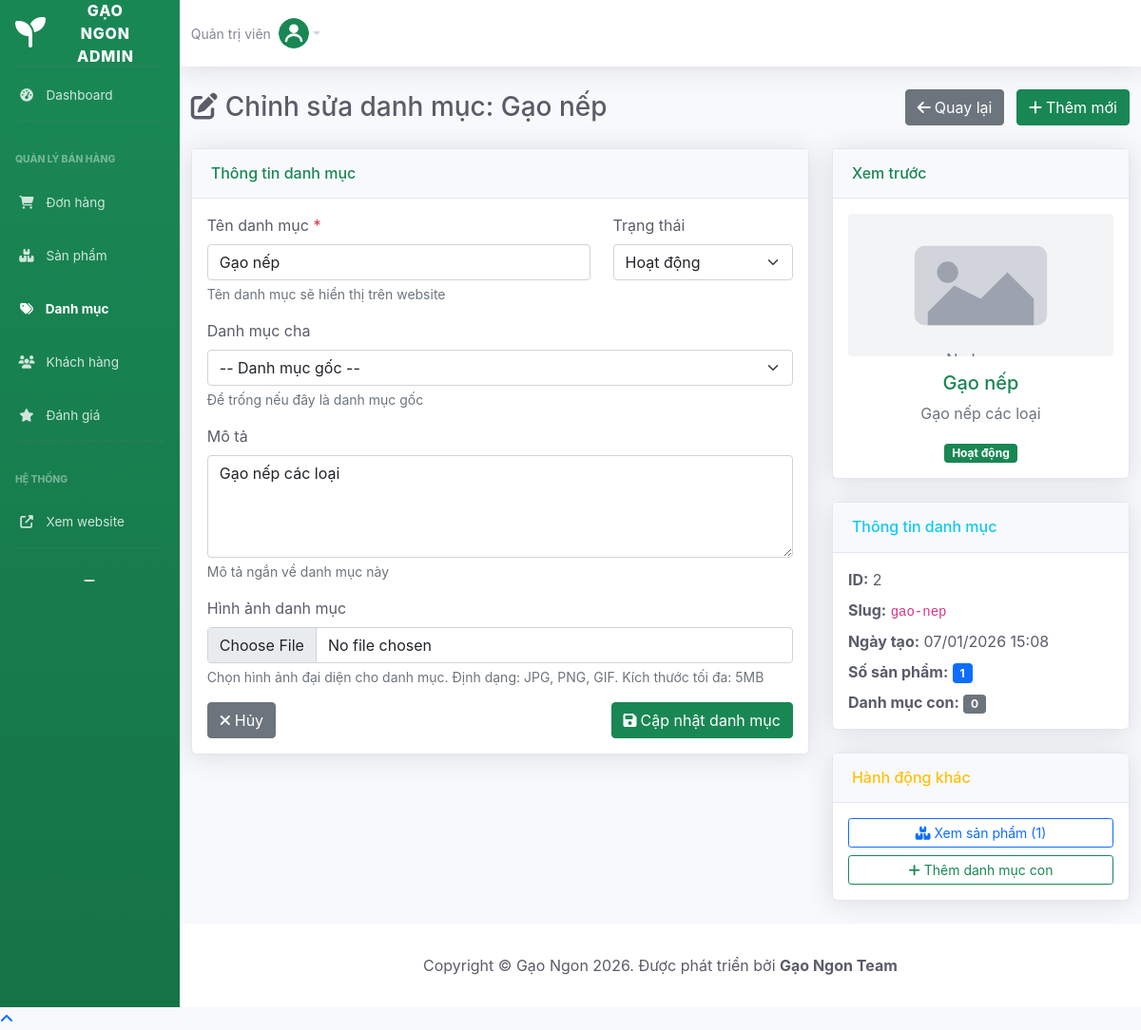
The page /admin/category-edit.php?id=2 (signed in) on the database its author committed.
### tables this page shows
CREATE TABLE `categories` (
  `id` int(11) NOT NULL,
  `name` varchar(100) NOT NULL,
  `slug` varchar(100) NOT NULL,
  `description` text DEFAULT NULL,
  `parent_id` int(11) DEFAULT NULL,
  `image` varchar(255) DEFAULT NULL,
  `status` enum('active','inactive') DEFAULT 'active',
  `created_at` timestamp NOT NULL DEFAULT current_timestamp()
);

### includes/db.php (called while the page is built, shortened)
<?php
class Database {
    private static $instance = null;
    private $connection;
    public static function getInstance() {
        if (self::$instance === null) {
            self::$instance = new Database();
        }
        return self::$instance;
    }
    private function connect() {
        try {
            $this->connection = new mysqli(DB_HOST, DB_USER, DB_PASS, DB_NAME);
            $this->connection->set_charset(DB_CHARSET);
        } catch (Exception $e) {
            die($e->getMessage());
        }
    }
    public function query($sql, $params = []) {
        $stmt = $this->connection->prepare($sql);
        if (!empty($params)) {
            $types = '';
            foreach ($params as $param) {
                if (is_int($param)) {
                    $types .= 'i';
                } elseif (is_float($param)) {
                    $types .= 'd';
                } else {
                    $types .= 's';
                }
            }
            $stmt->bind_param($types, ...$params);
        }
        $stmt->execute();
        return $stmt;
    }
    public function select($sql, $params = []) {
        try {
            $stmt = $this->query($sql, $params);
            $result = $stmt->get_result();
            $rows = [];
            while ($row = $result->fetch_assoc()) {
                $rows[] = $row;
            }
            return $rows;
        } catch (Exception $e) {
            error_log("Database select error: " . $e->getMessage());
            return [];
        }
    }
    public function selectOne($sql, $params = []) {
        $rows = $this->select($sql, $params);
        return $rows[0] ?? null;
    }
}
?>

### admin/category-edit.php (the view, shortened to what this page needs)
<?php
$db = Database::getInstance();
$category_id = $_GET['id'] ?? 0;
$category = $db->selectOne("SELECT * FROM categories WHERE id = ?", [$category_id]);
require_once 'includes/header.php';
?>
<div class="d-sm-flex align-items-center justify-content-between mb-4">
    <h1 class="h3 mb-0 text-gray-800">
        <i class="fas fa-edit me-2"></i>Chỉnh sửa danh mục: <?php echo htmlspecialchars($category['name']); ?>
    </h1>
    <div>
        <a href="categories.php" class="btn btn-secondary me-2">
            <i class="fas fa-arrow-left me-1"></i>Quay lại
        </a>
        <a href="category-add.php" class="btn btn-success">
            <i class="fas fa-plus me-1"></i>Thêm mới
        </a>
    </div>
</div>
<div class="row">
    <div class="col-lg-8">
        <div class="card shadow mb-4">
            <div class="card-header py-3">
                <h6 class="m-0 font-weight-bold text-success">Thông tin danh mục</h6>
            </div>
            <div class="card-body">
                <form method="POST" enctype="multipart/form-data">
                    <div class="row">
                        <div class="col-md-8">
                            <div class="mb-3">
                                <label for="name" class="form-label">Tên danh mục <span class="text-danger">*</span></label>
                                <input type="text" class="form-control" id="name" name="name"
                                       value="<?php echo htmlspecialchars($_POST['name'] ?? $category['name']); ?>"
                                       required maxlength="100">
                                <div class="form-text">Tên danh mục sẽ hiển thị trên website</div>
                            </div>
                        </div>
                        <div class="col-md-4">
                            <div class="mb-3">
                                <label for="status" class="form-label">Trạng thái</label>
                                <select class="form-select" id="status" name="status">
                                    <option value="active" <?php echo ($_POST['status'] ?? $category['status']) == 'active' ? 'selected' : ''; ?>>
                                        Hoạt động
                                    </option>
                                </select>
                            </div>
                        </div>
                    </div>
                    <div class="mb-3">
                        <label for="parent_id" class="form-label">Danh mục cha</label>
                        <select class="form-select" id="parent_id" name="parent_id">
                            <option value="">-- Danh mục gốc --</option>
                        </select>
                        <div class="form-text">Để trống nếu đây là danh mục gốc</div>
                    </div>
                    <div class="mb-3">
                        <label for="description" class="form-label">Mô tả</label>
                        <textarea class="form-control" id="description" name="description" rows="4"><?php echo htmlspecialchars($_POST['description'] ?? $category['description']); ?></textarea>
                        <div class="form-text">Mô tả ngắn về danh mục này</div>
                    </div>
                    <div class="mb-3">
                        <label class="form-label">Hình ảnh danh mục</label>
                        <input type="file" class="form-control" id="image" name="image"
                               accept="image/jpeg,image/jpg,image/png,image/gif">
                        <div class="form-text">
                            <?php if ($category['image']): ?>
                            Chọn hình ảnh mới để thay thế hình ảnh hiện tại.
                            <?php else: ?>
                            Chọn hình ảnh đại diện cho danh mục.
                            <?php endif; ?>
                            Định dạng: JPG, PNG, GIF. Kích thước tối đa: 5MB
                        </div>
                    </div>
                    <div class="d-flex justify-content-between">
                        <a href="categories.php" class="btn btn-secondary">
                            <i class="fas fa-times me-1"></i>Hủy
                        </a>
                        <button type="submit" class="btn btn-success">
                            <i class="fas fa-save me-1"></i>Cập nhật danh mục
                        </button>
                    </div>
                </form>
            </div>
        </div>
    </div>
    <div class="col-lg-4">
        <div class="card shadow mb-4">
            <div class="card-header py-3">
                <h6 class="m-0 font-weight-bold text-success">Xem trước</h6>
            </div>
            <div class="card-body">
                <div id="preview-card" class="text-center">
                    <div id="preview-image" class="mb-3">
                        <?php if ($category['image']): ?>
                        <img src="<?php echo SITE_URL; ?>/assets/images/categories/<?php echo $category['image']; ?>"
                             alt="Preview" class="img-fluid rounded"
                             style="max-height: 150px; width: 100%; object-fit: cover;">
                        <?php else: ?>
                        <img src="<?php echo SITE_URL; ?>/assets/images/no-image.svg"
                             alt="Preview" class="img-fluid rounded"
                             style="max-height: 150px; width: 100%; object-fit: cover;">
                        <?php endif; ?>
                    </div>
                    <h5 id="preview-name" class="card-title text-success"><?php echo htmlspecialchars($category['name']); ?></h5>
                    <p id="preview-description" class="card-text text-muted">
                        <?php echo htmlspecialchars($category['description'] ?: 'Mô tả danh mục sẽ hiển thị ở đây'); ?>
                    </p>
                    <span id="preview-status" class="badge bg-<?php echo $category['status'] == 'active' ? 'success' : 'secondary'; ?>">
                        <?php echo $category['status'] == 'active' ? 'Hoạt động' : 'Không hoạt động'; ?>
                    </span>
                </div>
            </div>
        </div>
        <div class="card shadow mb-4">
            <div class="card-header py-3">
                <h6 class="m-0 font-weight-bold text-info">Thông tin danh mục</h6>
            </div>
            <div class="card-body">
                <ul class="list-unstyled mb-0">
                    <li class="mb-2">
                        <strong>ID:</strong> <?php echo $category['id']; ?>
                    </li>
                    <li class="mb-2">
                        <strong>Slug:</strong> <code><?php echo $category['slug']; ?></code>
                    </li>
                    <li class="mb-2">
                        <strong>Ngày tạo:</strong> <?php echo date('d/m/Y H:i', strtotime($category['created_at'])); ?>
                    </li>
                    <?php
                    $productCount = $db->selectOne("SELECT COUNT(*) as total FROM products WHERE category_id = ?", [$category_id])['total'];
                    $subcategoryCount = $db->selectOne("SELECT COUNT(*) as total FROM categories WHERE parent_id = ?", [$category_id])['total'];
                    ?>
                    <li class="mb-2">
                        <strong>Số sản phẩm:</strong>
                        <span class="badge bg-primary"><?php echo $productCount; ?></span>
                    </li>
                    <li class="mb-0">
                        <strong>Danh mục con:</strong>
                        <span class="badge bg-secondary"><?php echo $subcategoryCount; ?></span>
                    </li>
                </ul>
            </div>
        </div>
        <div class="card shadow mb-4">
            <div class="card-header py-3">
                <h6 class="m-0 font-weight-bold text-warning">Hành động khác</h6>
            </div>
            <div class="card-body">
                <div class="d-grid gap-2">
                    <a href="products.php?category=<?php echo $category_id; ?>" class="btn btn-outline-primary btn-sm">
                        <i class="fas fa-boxes me-1"></i>Xem sản phẩm (<?php echo $productCount; ?>)
                    </a>
                    <a href="category-add.php?parent=<?php echo $category_id; ?>" class="btn btn-outline-success btn-sm">
                        <i class="fas fa-plus me-1"></i>Thêm danh mục con
                    </a>
                </div>
            </div>
        </div>
    </div>
</div>
<?php require_once 'includes/footer.php'; ?>

### admin/includes/header.php (style rules this page uses)
:root { --primary: #198754; --secondary: #858796; --success: #1cc88a; --info: #36b9cc; --warning: #f6c23e; --danger: #e74a3b; --light: #f8f9fc; --dark: #5a5c69; }
body { font-family: 'Nunito', -apple-system, BlinkMacSystemFont, "Segoe UI", Roboto, "Helvetica Neue", Arial, sans-serif; background-color: #f8f9fc; color: #5a5c69; overflow-x: hidden; }
.card { position: relative; display: flex; flex-direction: column; min-width: 0; word-wrap: break-word; background-color: #fff; background-clip: border-box; border: 1px solid #e3e6f0; border-radius: .35rem; }
.card-header { padding: .75rem 1.25rem; margin-bottom: 0; background-color: #f8f9fc; border-bottom: 1px solid #e3e6f0; }
.text-gray-800 { color: #5a5c69!important; }
.shadow { box-shadow: 0 .15rem 1.75rem 0 rgba(58,59,69,.15)!important; }

### rows shown on the page
categories: name "Gạo nếp", status "Hoạt động", description "Gạo nếp các loại", id "2", slug "gao-nep", created_at "07/01/2026 15:08"

### other values the page prints
$adminName "Quản trị viên"
$productCount "1"
$subcategoryCount "0"
